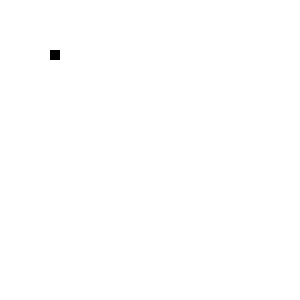
Frame 1 (no input)
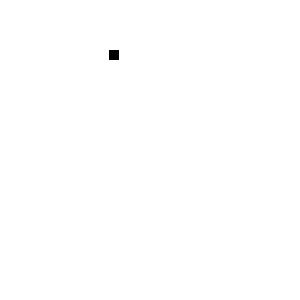
Frame 60 (the mouse pressed at the canvas centre just before this capture)
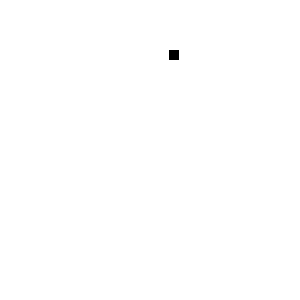
Frame 120 (the mouse held since frame 60 and released just before this capture)

The Processing sketch that drew these frames (run headless with seeded random() and noise(); from frame 60 on, the mouse is pressed at the canvas centre):

// Processing sketch: snake
// ── snake.pde
void setup() {
  size(300,300);
  smooth();
  frameRate(30);
}

//Set variables
int dotSize = 10;
int speed = 1;
int snakeX = width/2;
int snakeY = height/2;


//Functions
void drawFood() {
  noStroke();
  fill(0);
  rect(random(300),random(300),dotSize,dotSize);
}

void moveUp() {
  snakeY = snakeY - speed;
}

void moveDown() {
  snakeY = snakeY + speed;
}

void moveLeft() {
  snakeX = snakeX - speed;
}

void moveRight() {
  snakeX = snakeX + speed;
}


void drawSnake() {
  noStroke();
  fill(0);
  rect(snakeX,snakeY,dotSize,dotSize);
}

//Game draw
void draw() {
  background(255);
  drawSnake();
  snakeX = snakeX + speed;
}

void keyPressed() {
  if (keyCode == 37) {
    moveLeft();
  }
  else if (keyCode == 39) {
    moveRight();
  }
  else if (keyCode == 38) {
    moveUp();
  }
  else if (keyCode == 40) {
    moveDown();
  }
}
